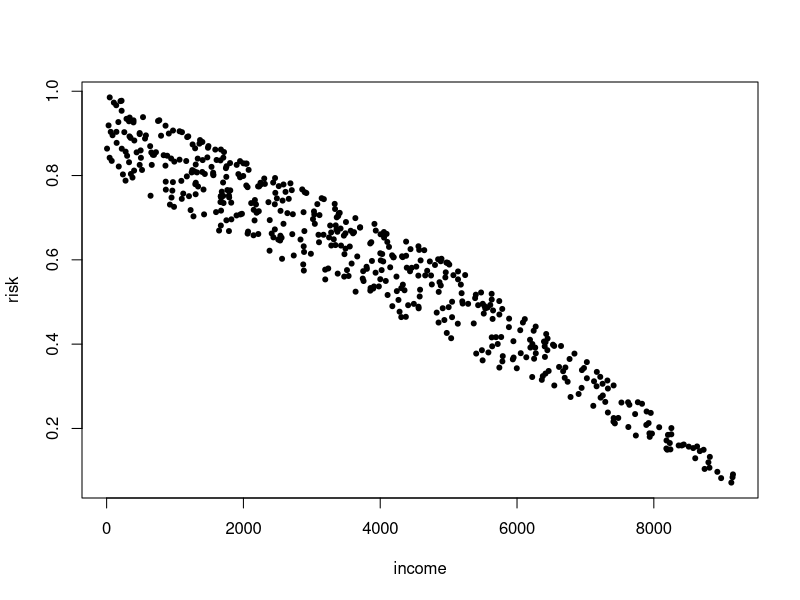
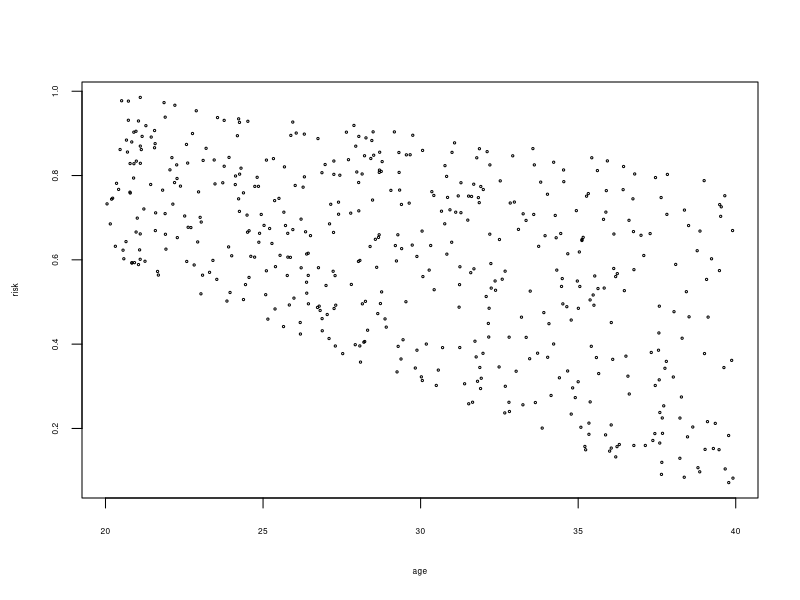
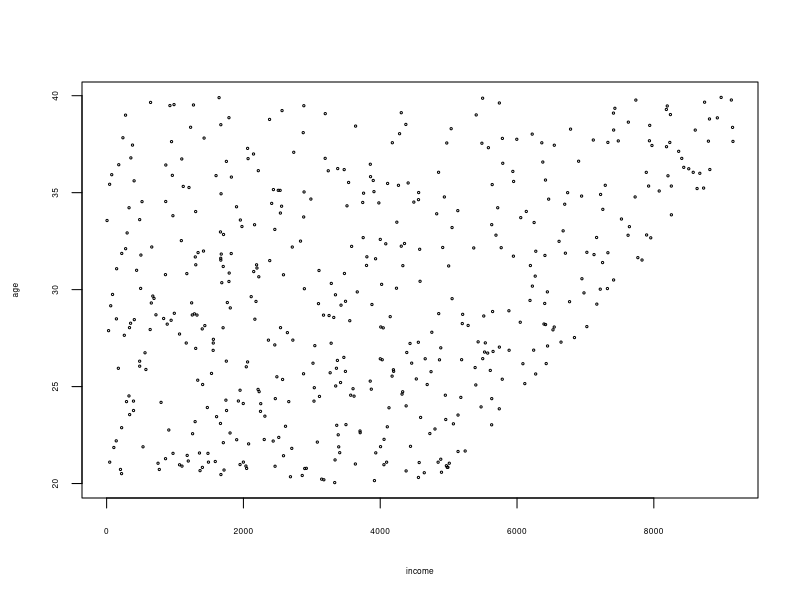

These charts were generated, in order, by the following R code:
# 14.5.2015 I.Zliobaite
# Espoo
# toy example, redlining

set.seed('1981') 
N <- 500

age <- runif(N,20,40)
income <- runif(N,0,10000)
th <- (age-20)/20/2 + 0.5
income <- income*th
risk <- 0.8*(10000-income)/10000 + 0.2*(40-age)/20 

png('fig_risk_income.png',width = 280,height = 300)
plot(income,risk,pch = 20,xlab = 'income',ylab = 'risk')
dev.off()

png('fig_risk_age.png',width = 6, height = 7.5, units = 'cm', res = 160)
plot(age,risk,cex = 0.3,cex.lab=0.5, cex.axis=0.5,xlab = 'age',ylab = 'risk')
dev.off()

png('fig_income_age.png',width = 6, height = 7.5, units = 'cm', res = 160)
plot(income,age,cex = 0.3,cex.lab=0.5, cex.axis=0.5,xlab = 'income',ylab = 'age')
dev.off()

data <- as.data.frame(cbind(risk,income,age))
fit_all <- lm(risk ~ income + age, data=data)
fit_inc <- lm(risk ~ income, data=data)
pr_inc <- predict 

